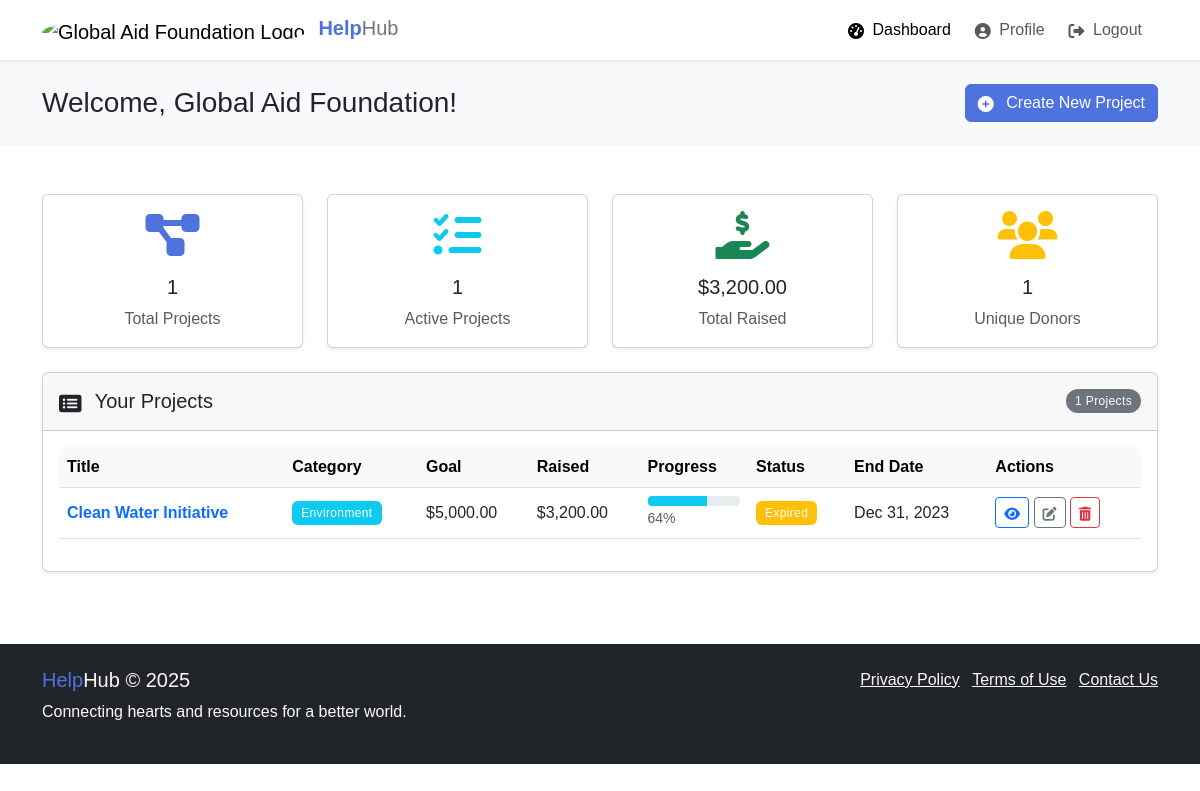
/dashboard-association.php (signed in), run on the app's committed database.
### tables this page shows
CREATE TABLE IF NOT EXISTS association (
    assoc_id INT AUTO_INCREMENT PRIMARY KEY,
    name VARCHAR(100) NOT NULL,
    address VARCHAR(200) NOT NULL,
    fiscal_id VARCHAR(10) NOT NULL UNIQUE,
    logo_path VARCHAR(100),
    pseudo VARCHAR(50) NOT NULL UNIQUE,
    password VARCHAR(60) NOT NULL,
    email VARCHAR(100) NOT NULL UNIQUE,
    representative_name VARCHAR(50) NOT NULL,
    representative_surname VARCHAR(50) NOT NULL,
    cin VARCHAR(8) NOT NULL UNIQUE,
    created_at TIMESTAMP DEFAULT CURRENT_TIMESTAMP
);

CREATE TABLE IF NOT EXISTS project (
    project_id INT AUTO_INCREMENT PRIMARY KEY,
    assoc_id INT NOT NULL,
    title VARCHAR(100) NOT NULL,
    description TEXT NOT NULL,
    category VARCHAR(30) NOT NULL,
    goal_amount DECIMAL(10,2) NOT NULL,
    current_amount DECIMAL(10,2) DEFAULT 0,
    start_date DATE NOT NULL,
    end_date DATE NOT NULL,
    image_path VARCHAR(100),
    status VARCHAR(20) DEFAULT 'active',
    created_at TIMESTAMP DEFAULT CURRENT_TIMESTAMP,
    FOREIGN KEY (assoc_id) REFERENCES association(assoc_id) ON DELETE CASCADE
);

### dashboard-association.php (the view, shortened to what this page needs)
<?php
require_once 'backend/db.php';
$assoc_id = $_SESSION['user_id'];
try {
    $stmt = $pdo->prepare("SELECT name, logo_path FROM association WHERE assoc_id = ?");
    $stmt->execute([$assoc_id]);
    $assoc = $stmt->fetch(PDO::FETCH_ASSOC);
    $assoc_name = $assoc['name'];
    $logo_path = $assoc['logo_path'] ?? 'assets/default-logo.png';
    $stmt = $pdo->prepare("
        SELECT
            COUNT(*) as total_projects,
            SUM(CASE WHEN status = 'active' THEN 1 ELSE 0 END) as active_projects,
            SUM(CASE WHEN status = 'funded' THEN 1 ELSE 0 END) as funded_projects,
            SUM(CASE WHEN status = 'completed' THEN 1 ELSE 0 END) as completed_projects,
            SUM(current_amount) as total_raised
        FROM project
        WHERE assoc_id = ?
    ");
    $stmt->execute([$assoc_id]);
    $project_stats = $stmt->fetch(PDO::FETCH_ASSOC);
    $stmt = $pdo->prepare("
        SELECT COUNT(DISTINCT donor_id) as unique_donors
        FROM donation d
        JOIN project p ON d.project_id = p.project_id
        WHERE p.assoc_id = ?
    ");
    $stmt->execute([$assoc_id]);
    $donor_stats = $stmt->fetch(PDO::FETCH_ASSOC);
    $stmt = $pdo->prepare("
        SELECT p.*,
               (SELECT COUNT(*) FROM donation WHERE project_id = p.project_id) as donation_count,
               (SELECT COUNT(DISTINCT donor_id) FROM donation WHERE project_id = p.project_id) as unique_donor_count
        FROM project p
        WHERE p.assoc_id = ?
        ORDER BY p.created_at DESC
    ");
    $stmt->execute([$assoc_id]);
    $projects = $stmt->fetchAll(PDO::FETCH_ASSOC);
    $today = new DateTime();
} catch (PDOException $e) {
    $error_message = "Database error: Could not load dashboard data.";
    error_log("Association Dashboard Error: " . $e->getMessage());
    $project_stats = ['total_projects' => 0, 'active_projects' => 0, 'funded_projects' => 0, 'completed_projects' => 0, 'total_raised' => 0];
    $donor_stats = ['unique_donors' => 0];
    $projects = [];
}
function getCategoryColor($category) {
    switch(strtolower($category)) {
        case 'environment': return 'info';
    }
}
function getStatusBadge($status) {
    switch(strtolower($status)) {
        case 'expired': return 'warning';
    }
}
?>
<!DOCTYPE html>
<html lang="en">
<head>
    <link href="https://cdn.jsdelivr.net/npm/bootstrap@5.3.0/dist/css/bootstrap.min.css" rel="stylesheet">
    <link rel="stylesheet" href="https://cdnjs.cloudflare.com/ajax/libs/font-awesome/6.0.0/css/all.min.css">
    <link rel="stylesheet" href="style.css">
</head>
<body>
    <nav class="navbar navbar-expand-lg navbar-light bg-white shadow-sm">
        <div class="container">
            <a class="navbar-brand" href="dashboard-association.php">
                <img src="<?php echo htmlspecialchars($logo_path); ?>" alt="<?php echo htmlspecialchars($assoc_name); ?> Logo" style="height: 30px; width: auto; margin-right: 8px;" class="d-inline-block align-text-top rounded-circle">
                <span class="text-primary fw-bold">Help</span><span class="text-secondary">Hub</span>
            </a>
            <div class="collapse navbar-collapse" id="navbarNav">
                <ul class="navbar-nav ms-auto">
                    <li class="nav-item">
                        <a class="nav-link active" href="dashboard-association.php">
                            <i class="fas fa-tachometer-alt me-1"></i> Dashboard
                        </a>
                    </li>
                    <li class="nav-item">
                        <a class="nav-link" href="profile-association.php">
                            <i class="fas fa-user-circle me-1"></i> Profile
                        </a>
                    </li>
                    <li class="nav-item">
                        <a class="nav-link" href="backend/auth/logout.php">
                            <i class="fas fa-sign-out-alt me-1"></i> Logout
                        </a>
                    </li>
                </ul>
            </div>
        </div>
    </nav>
    <section class="bg-light py-4">
        <div class="container">
            <div class="d-flex justify-content-between align-items-center">
                <h1 class="h3 mb-0">Welcome, <?php echo htmlspecialchars($assoc_name); ?>!</h1>
                <a href="create-project.php" class="btn btn-primary">
                    <i class="fas fa-plus-circle me-2"></i> Create New Project
                </a>
            </div>
        </div>
    </section>
    <section class="py-5">
        <div class="container">
            <div class="row g-4 mb-4">
                <div class="col-md-6 col-lg-3">
                    <div class="card shadow-sm h-100">
                        <div class="card-body text-center">
                            <i class="fas fa-project-diagram fa-3x text-primary mb-3"></i>
                            <h5 class="card-title"><?php echo $project_stats['total_projects'] ?? 0; ?></h5>
                            <p class="card-text text-muted">Total Projects</p>
                        </div>
                    </div>
                </div>
                <div class="col-md-6 col-lg-3">
                    <div class="card shadow-sm h-100">
                        <div class="card-body text-center">
                            <i class="fas fa-tasks fa-3x text-info mb-3"></i>
                            <h5 class="card-title"><?php echo $project_stats['active_projects'] ?? 0; ?></h5>
                            <p class="card-text text-muted">Active Projects</p>
                        </div>
                    </div>
                </div>
                <div class="col-md-6 col-lg-3">
                    <div class="card shadow-sm h-100">
                        <div class="card-body text-center">
                            <i class="fas fa-hand-holding-usd fa-3x text-success mb-3"></i>
                            <h5 class="card-title">$<?php echo number_format($project_stats['total_raised'] ?? 0, 2); ?></h5>
                            <p class="card-text text-muted">Total Raised</p>
                        </div>
                    </div>
                </div>
                <div class="col-md-6 col-lg-3">
                    <div class="card shadow-sm h-100">
                        <div class="card-body text-center">
                            <i class="fas fa-users fa-3x text-warning mb-3"></i>
                            <h5 class="card-title"><?php echo $donor_stats['unique_donors'] ?? 0; ?></h5>
                            <p class="card-text text-muted">Unique Donors</p>
                        </div>
                    </div>
                </div>
            </div>
            <div class="card shadow-sm">
                <div class="card-header py-3 d-flex justify-content-between align-items-center">
                    <h5 class="mb-0"><i class="fas fa-list-alt me-2"></i> Your Projects</h5>
                    <span class="badge bg-secondary rounded-pill"><?php echo count($projects); ?> Projects</span>
                </div>
                <div class="card-body">
                    <?php if (empty($projects)): ?>
                        <div class="alert alert-info text-center">
                            You haven't created any projects yet.
                            <a href="create-project.php" class="alert-link">Create your first project</a> to start fundraising!
                        </div>
                    <?php else: ?>
                        <div class="table-responsive">
                            <table class="table table-hover align-middle">
                                <thead class="table-light">
                                    <tr>
                                        <th scope="col">Title</th>
                                        <th scope="col">Category</th>
                                        <th scope="col">Goal</th>
                                        <th scope="col">Raised</th>
                                        <th scope="col">Progress</th>
                                        <th scope="col">Status</th>
                                        <th scope="col">End Date</th>
                                        <th scope="col">Actions</th>
                                    </tr>
                                </thead>
                                <tbody>
                                    <?php foreach ($projects as $project):
                                        $progress = $project['goal_amount'] > 0 ? round(($project['current_amount'] / $project['goal_amount']) * 100) : 0;
                                        $end_date = new DateTime($project['end_date']);
                                        $is_expired = $today > $end_date && $project['status'] == 'active';
                                        $status = $is_expired ? 'expired' : $project['status'];
                                    ?>
                                    <tr>
                                        <td>
                                            <a href="project-details-association.php?id=<?php echo $project['project_id']; ?>" class="text-decoration-none fw-bold">
                                                <?php echo htmlspecialchars($project['title']); ?>
                                            </a>
                                        </td>
                                        <td>
                                            <span class="badge bg-<?php echo getCategoryColor($project['category']); ?>">
                                                <?php echo ucfirst(htmlspecialchars($project['category'])); ?>
                                            </span>
                                        </td>
                                        <td>$<?php echo number_format($project['goal_amount'], 2); ?></td>
                                        <td>$<?php echo number_format($project['current_amount'], 2); ?></td>
                                        <td>
                                            <div class="progress" style="height: 10px;">
                                                <div class="progress-bar bg-<?php echo getCategoryColor($project['category']); ?>" role="progressbar" style="width: <?php echo $progress; ?>%;" aria-valuenow="<?php echo $progress; ?>" aria-valuemin="0" aria-valuemax="100"></div>
                                            </div>
                                            <small class="text-muted"><?php echo $progress; ?>%</small>
                                        </td>
                                        <td>
                                            <span class="badge bg-<?php echo getStatusBadge($status); ?>">
                                                <?php echo ucfirst(htmlspecialchars($status)); ?>
                                            </span>
                                        </td>
                                        <td><?php echo $end_date->format('M j, Y'); ?></td>
                                        <td>
                                            <a href="project-details-association.php?id=<?php echo $project['project_id']; ?>" class="btn btn-sm btn-outline-primary" title="View Details">
                                                <i class="fas fa-eye"></i>
                                            </a>
                                            <a href="edit-project.php?id=<?php echo $project['project_id']; ?>" class="btn btn-sm btn-outline-secondary" title="Edit Project">
                                                <i class="fas fa-edit"></i>
                                            </a>
                                            <button type="button" class="btn btn-sm btn-outline-danger" title="Delete Project" data-bs-toggle="modal" data-bs-target="#deleteProjectModal" data-project-id="<?php echo $project['project_id']; ?>" data-project-title="<?php echo htmlspecialchars($project['title']); ?>">
                                                <i class="fas fa-trash-alt"></i>
                                            </button>
                                        </td>
                                    </tr>
                                    <?php endforeach; ?>
                                </tbody>
                            </table>
                        </div>
                    <?php endif; ?>
                </div>
            </div>
        </div>
    </section>
    <footer class="bg-dark text-light py-4 mt-4">
        <div class="container">
            <div class="row">
                <div class="col-md-6">
                    <h5><span class="text-primary">Help</span><span class="text-light">Hub</span> © <?php echo date('Y'); ?></h5>
                    <p>Connecting hearts and resources for a better world.</p>
                </div>
                <div class="col-md-6 text-md-end">
                    <ul class="list-inline mb-0">
                        <li class="list-inline-item"><a href="privacy-policy.html" class="text-light">Privacy Policy</a></li>
                        <li class="list-inline-item"><a href="terms-of-use.html" class="text-light">Terms of Use</a></li>
                        <li class="list-inline-item"><a href="contact.html" class="text-light">Contact Us</a></li>
                    </ul>
                </div>
            </div>
        </div>
    </footer>
</body>
</html>

### style.css (style rules this page uses)
:root { --primary-color: #4e73df; --primary-dark: #3a56a5; --secondary-color: #5a5c69; --accent-color: #f6c23e; --success-color: #1cc88a; --success-dark: #169e6c; --info-color: #36b9cc; --info-dark: #2a8f9e; --warning-color: #f6c23e; --warning-dark: #d1a02c; --danger-color: #e74a3b; --danger-dark: #c73e31; --light-color: #f8f9fc; --dark-color: #5a5c69; --white-color: #fff; --primary-light: rgba(78, 115, 223, 0.1); --success-light: rgba(28, 200, 138, 0.1); --info-light: rgba(54, 185, 204, 0.1); --warning-light: rgba(246, 194, 62, 0.1); --danger-light: rgba(231, 74, 59, 0.1); }
body { font-family: 'Nunito', sans-serif; }
.card { transition: all 0.3s ease-in-out; box-shadow: 0 0.125rem 0.25rem rgba(0, 0, 0, 0.075); }
.text-primary { color: var(--primary-color) !important; }
.btn-primary { background-color: var(--primary-color); border-color: var(--primary-color); }
.progress { border-radius: 0.25rem; height: 0.8rem; background-color: #e9ecef; overflow: hidden; }
.progress-bar { background-color: var(--primary-color); transition: width 0.6s ease; }
.table-responsive { overflow-x: auto; border-radius: 0.375rem; }
.table td, .table th { vertical-align: middle; }
.badge { font-weight: 500; padding: 0.5em 0.75em; letter-spacing: 0.03em; }
.btn { padding: 0.375rem 0.75rem; }
.btn-sm { padding: 0.25rem 0.5rem; }
.rounded-circle { object-fit: cover; }
.nav-item { margin-right: 0.5rem; }
i.fas, i.fab { vertical-align: -0.125em; }
.mb-3 { margin-bottom: 1rem !important; }
.navbar-collapse { display: none; }
@media (min-width: 992px) { .navbar-collapse { display: flex !important; } }

### data on the page
association: name "Global Aid Foundation"
project: title "Clean Water Initiative", category "Environment", goal_amount "5,000.00", current_amount "3,200.00", progress "64", end_date "Dec 31, 2023"

### other printed values
$project_stats['total_projects'] "1"
$project_stats['active_projects'] "1"
$project_stats['total_raised'] "3,200.00"
$donor_stats['unique_donors'] "1"
count($projects) "1"
